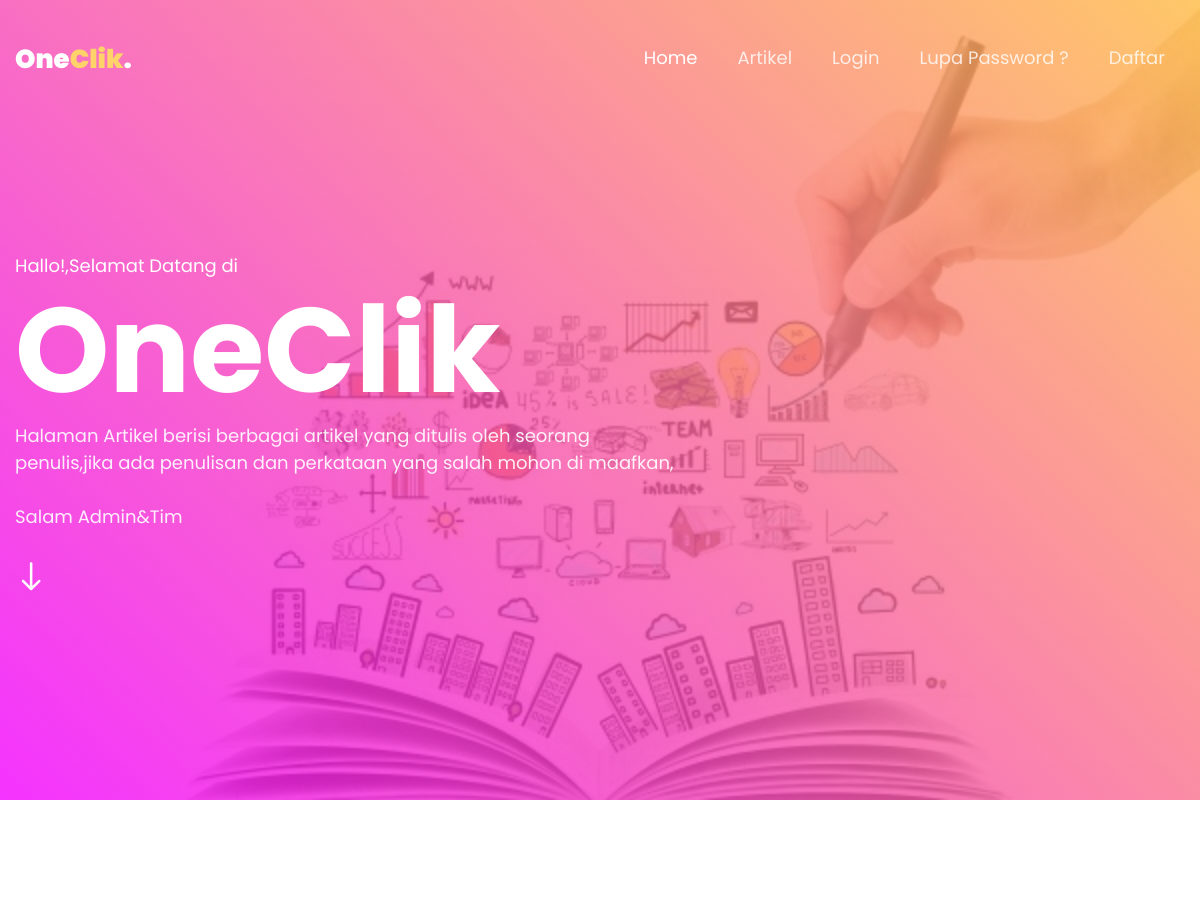
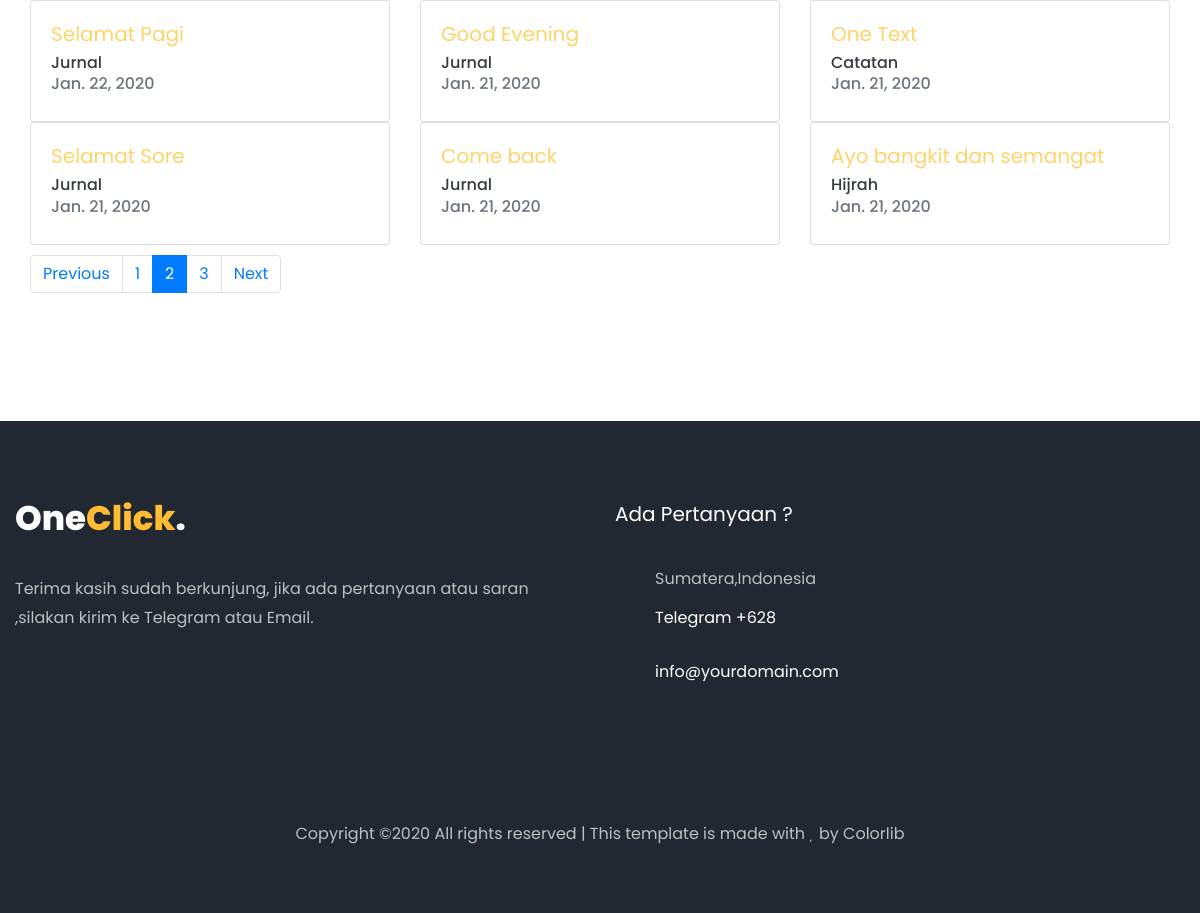
Page /artikel/2 on the committed database (2 pictures, top to bottom).
### blog/models.py (models this page shows, shortened)
class Artikel(models.Model):
	judul 		= models.CharField(max_length=255)
	content 	= RichTextUploadingField()
	LIST_CATEGORY = (
		('Blog','Blog'),
		('Jurnal','Jurnal'),
		('Berita','Berita')
		)
	kategori = models.CharField(max_length=20,choices=LIST_CATEGORY,default = 'Blog')
	published	= models.DateTimeField(auto_now_add=True)
	updated	 	= models.DateTimeField(auto_now=True)
	slug 		= models.SlugField(blank=True,editable=False)
	author	    = models.ForeignKey(User, null=True)

### blog/views.py (the view)
# urls.py: url(r'^(?P<page>\d+)$',views.ArtikelListView.as_view(),name='list'),
class ArtikelListView(ListView):
	model = Artikel
	template_name = 'blog/artikel.html'
	context_object_name = 'artikel_list'# pengganti objects_list,atau di sebuat object name
	ordering 			= ['-published']
	paginate_by			= 6
	def get_context_data(self,*args,**kwargs):
		kategori_list = self.model.objects.values_list('kategori',flat=True).distinct()
		self.kwargs.update({'kategori_list':kategori_list})
		kwargs = self.kwargs
		return super().get_context_data(*args,**kwargs)

### blog/templates/blog/artikel.html (shortened to what this page needs)
{% load static %}
<!DOCTYPE html>
<html lang="en">
  <head>
{% include "style.html" %}
  </head>
  <body>
{% include 'navbar.html' %}
    <div class="hero-wrap js-fullheight" style="background-image: url({% static 'readit/images/content_bg.jpg' %});" data-stellar-background-ratio="0.5">
      <div class="overlay"></div>
      <div class="container">
        <div class="row no-gutters slider-text js-fullheight align-items-center justify-content-start" data-scrollax-parent="true">
          <div class="col-md-12 ftco-animate">
            <h2 class="subheading">Hallo!,Selamat Datang di</h2>
            <h1 class="mb-4 mb-md-0">OneClik</h1>
            <div class="row">
              <div class="col-md-7">
                <div class="text">
                  <p>Halaman Artikel berisi berbagai artikel yang ditulis oleh seorang penulis,jika ada penulisan dan perkataan yang salah mohon di maafkan, <br><br>Salam Admin&Tim</p>
                  <div class="mouse">
                    <a href="#" class="mouse-icon">
                      <div class="mouse-wheel"><span class="ion-ios-arrow-round-down"></span></div>
                    </a>
                  </div>
                </div>
              </div>
            </div>
          </div>
        </div>
      </div>
    </div>
<section class="ftco-section">
  <div class="container">
  <div class="container" style="margin-top:0px">
  <div class="row">
    {% for artikel in artikel_list %}
    <div class="col-sm-4">
          <div class="card">
            <div class="card-body">
              <h5 class="card-title" ><a href="{% url 'blog:detail' artikel.slug %}">{{artikel.judul}}</a></h5>
              <h6 class="card-subtitle mb-2 text-dark">{{artikel.kategori}}</h6>
              <h6 class="card-subtitle mb-2 text-muted">{{artikel.published|date}}</h6>
            </div>
          </div>
      </div>
    {% endfor %}
  </div>
  <div class="row" style="margin-top: 10px">
  <div class="col-md-8" style="position: center;">
    {% if is_paginated %}
      <nav aria-label="artikelPage">
        <ul class="pagination">
          {% if page_obj.has_previous %}
            <li class="page-item">
              <a class="page-link" href="{% url 'blog:list' page_obj.previous_page_number%}">Previous</a>
            </li>
        {% else %}
          <li class="page-item disabled">
              <a class="page-link" href="#" tabindex="-1" aria-disabled="true">Previous</a>
            </li>
          {% endif %}
          {% for page in paginator.page_range %}
            {% if page is page_obj.number %}
            <li class="page-item active" aria-current="page">
              <span class="page-link" href="#">{{page}}<span class="sr-only">(current)</span></span>
            </li>
            {% else %}
            <li class="page-item">
              <a class="page-link" href="{% url 'blog:list' page %}">{{page}}</a>
            </li>
            {% endif %}
          {% endfor %}
          {% if page_obj.has_next %}
            <li class="page-item">
              <a class="page-link" href="{% url 'blog:list' page_obj.next_page_number%}">Next</a>
            </li>
        {% else %}
          <li class="page-item disabled">
              <a class="page-link" href="#" tabindex="-1" aria-disabled="true">Next</a>
            </li>
          {% endif %}
        </ul>
      </nav>
      {% endif %}
  </div>
</section>
    <footer class="ftco-footer ftco-bg-dark ftco-section">
      <div class="container">
        <div class="row mb-5">
          <div class="col-md">
            <div class="ftco-footer-widget mb-4">
              <h2 class="logo"><a href="#">One<span>Click</span>.</a></h2>
              <p>Terima kasih sudah berkunjung, jika ada pertanyaan atau saran ,silakan kirim ke Telegram atau Email.</p>
              <ul class="ftco-footer-social list-unstyled float-md-left float-lft mt-5">
              </ul>
            </div>
          </div>
          <div class="col-md">
            <div class="ftco-footer-widget mb-4">
              <h2 class="ftco-heading-2">Ada Pertanyaan ?</h2>
              <div class="block-23 mb-3">
                <ul>
                  <li><span class="icon icon-map-marker"></span><span class="text">Sumatera,Indonesia</span></li>
                  <li><a href="#"><span class="icon icon-phone"></span><span class="text">Telegram +628</span></a></li>
                  <li><a href="#"><span class="icon icon-envelope"></span><span class="text">info@yourdomain.com</span></a></li>
                </ul>
              </div>
            </div>
          </div>
        </div>
        <div class="row">
          <div class="col-md-12 text-center">
            <p>
  Copyright &copy;<script>document.write(new Date().getFullYear());</script> All rights reserved | This template is made with <i class="icon-heart color-danger" aria-hidden="true"></i> by <a href="https://colorlib.com" target="_blank">Colorlib</a>
  </p>
          </div>
        </div>
      </div>
    </footer>
  </body>
</html>

### static/readit/css/icomoon.css (style rules this page uses)
[class^="icon-"], [class*=" icon-"] { font-family: 'icomoon' !important; speak: none; font-style: normal; font-weight: normal; font-variant: normal; text-transform: none; line-height: 1; -webkit-font-smoothing: antialiased; -moz-osx-font-smoothing: grayscale; }
.icon-heart:before { content: "\f004"; }
.icon-map-marker:before { content: "\f041"; }
.icon-phone:before { content: "\f095"; }
.icon-envelope:before { content: "\f0e0"; }

### rows in the picture
Artikel: judul "Selamat Pagi", kategori "Jurnal", published "Jan. 22, 2020"
Artikel: judul "Good Evening", kategori "Jurnal", published "Jan. 21, 2020"
Artikel: judul "One Text", kategori "Catatan", published "Jan. 21, 2020"
Artikel: judul "Selamat Sore", kategori "Jurnal", published "Jan. 21, 2020"
Artikel: judul "Come back", kategori "Jurnal", published "Jan. 21, 2020"
Artikel: judul "Ayo bangkit dan semangat", kategori "Hijrah", published "Jan. 21, 2020"

### other values in the picture
{{ page }} "1" "3"
{{ page }} "2"
